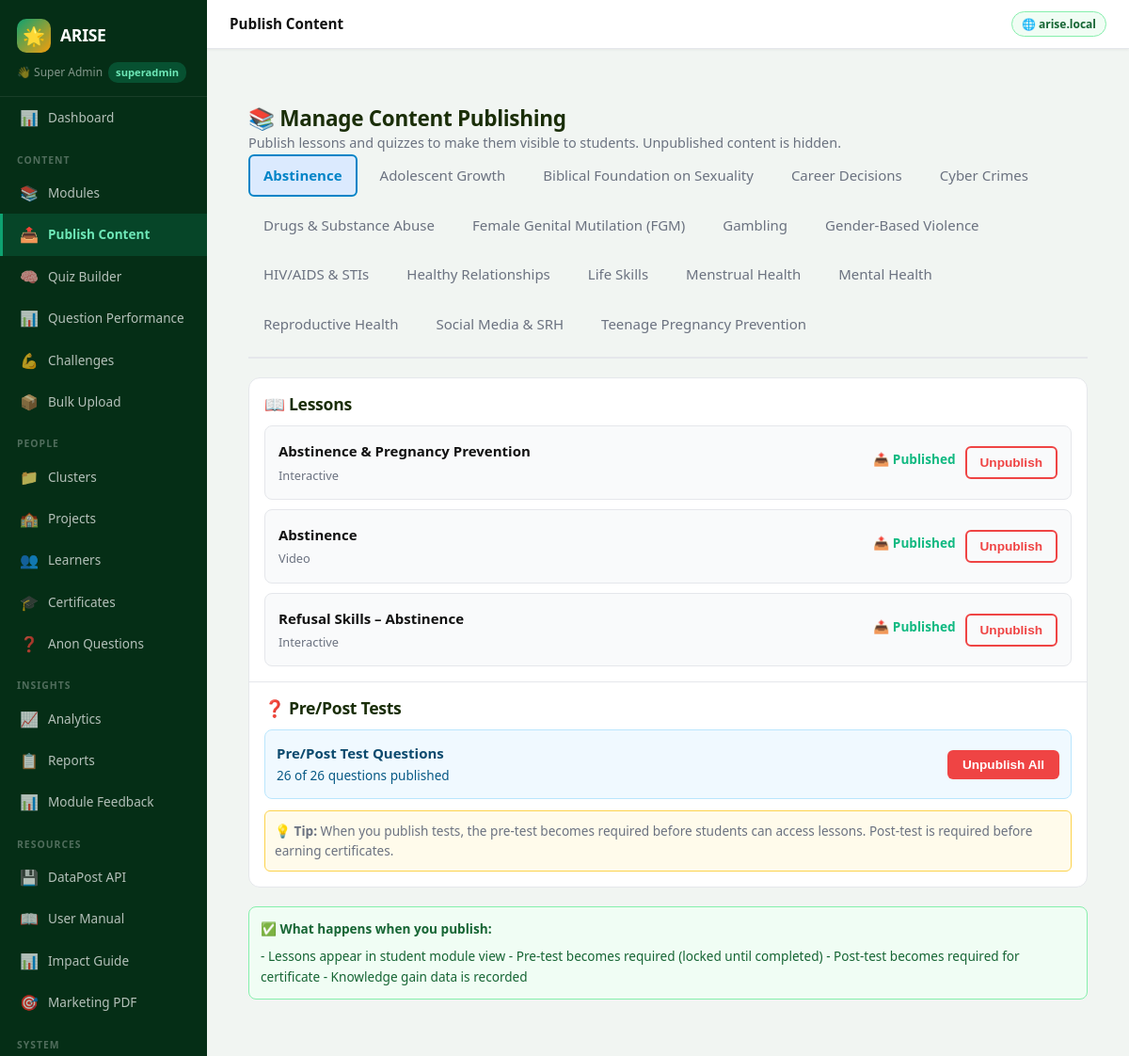
The page /admin/dashboard?p=teacher_content_publish (signed in) on the database its author committed.
### tables this page shows
CREATE TABLE modules (
    id INTEGER PRIMARY KEY AUTOINCREMENT,
    title TEXT NOT NULL,
    slug TEXT UNIQUE NOT NULL,
    description TEXT,
    icon TEXT DEFAULT '📚',
    sort_order INTEGER DEFAULT 0,
    is_active INTEGER DEFAULT 1,
    created_by INTEGER,
    created_at DATETIME DEFAULT CURRENT_TIMESTAMP
, thumbnail TEXT, content_warning TEXT, school_id TEXT, require_pretest INTEGER DEFAULT 1, require_posttest INTEGER DEFAULT 1);

CREATE TABLE lessons (
    id INTEGER PRIMARY KEY AUTOINCREMENT,
    module_id INTEGER NOT NULL,
    title TEXT NOT NULL,
    slug TEXT UNIQUE NOT NULL,
    content TEXT,
    lesson_type TEXT DEFAULT 'text',
    file_path TEXT,
    file_name TEXT,
    file_size_kb REAL,
    sort_order INTEGER DEFAULT 0,
    is_active INTEGER DEFAULT 1,
    created_at DATETIME DEFAULT CURRENT_TIMESTAMP, video_path TEXT, pdf_path TEXT, pdf_name TEXT, thumbnail TEXT, is_published INTEGER DEFAULT 0,
    FOREIGN KEY (module_id) REFERENCES modules(id)
);

### includes/config.php (called while the page is built, shortened)
<?php
function db(): SQLite3 {
    static $db = null;
    if ($db === null) {
        $db = new SQLite3(DB_PATH);
        $db->enableExceptions(true);
        $db->exec('PRAGMA journal_mode=WAL');
        $db->exec('PRAGMA foreign_keys=ON');
    }
    return $db;
}
function e(string $str): string {
    return htmlspecialchars($str, ENT_QUOTES, 'UTF-8');
}

### admin/pages/teacher_content_publish.php (the view, shortened to what this page needs)
<?php
$modules = [];
$res = db()->query("SELECT id, title, slug FROM modules WHERE is_active=1 ORDER BY title");
while ($r = $res->fetchArray(SQLITE3_ASSOC)) $modules[] = $r;
$moduleSlug = $_GET['module'] ?? ($modules[0]['slug'] ?? '');
$module = $moduleSlug ? db()->querySingle("SELECT * FROM modules WHERE slug='".SQLite3::escapeString($moduleSlug)."'", true) : null;
?>
<div class="container" style="max-width:1000px">
  <h2>📚 Manage Content Publishing</h2>
  <p style="color:#6b7280;font-size:.9rem">Publish lessons and quizzes to make them visible to students. Unpublished content is hidden.</p>
  <div style="display:flex;gap:8px;margin-bottom:20px;flex-wrap:wrap;border-bottom:2px solid #e5e7eb;padding-bottom:12px">
    <?php foreach ($modules as $m): ?>
      <a href="/arise/admin/teacher_content_publish?module=<?=e($m['slug'])?>"
         style="padding:8px 14px;border-radius:6px;text-decoration:none;font-weight:<?=($module && $module['id']==$m['id'])?'700':'500'?>;background:<?=($module && $module['id']==$m['id'])?'#dbeafe':'transparent'?>;color:<?=($module && $module['id']==$m['id'])?'#0284c7':'#6b7280'?>;cursor:pointer;border:<?=($module && $module['id']==$m['id'])?'2px solid #0284c7':'2px solid transparent'?>">
        <?=e($m['title'])?>
      </a>
    <?php endforeach; ?>
  </div>
  <div style="background:#fff;border:1px solid #e5e7eb;border-radius:12px;overflow:hidden">
    <div style="padding:16px;border-bottom:1px solid #e5e7eb">
      <h3 style="margin:0 0 12px 0;font-size:1.1rem">📖 Lessons</h3>
      <?php
      $lessons = [];
      $res = db()->query("SELECT id, title, lesson_type, is_published FROM lessons WHERE module_id = ".intval($module['id'])." ORDER BY id");
      while ($r = $res->fetchArray(SQLITE3_ASSOC)) $lessons[] = $r;
      if (empty($lessons)): ?>
        <div style="color:#9ca3af;font-size:.9rem">No lessons in this module</div>
      <?php else: ?>
        <div style="display:grid;gap:10px">
          <?php foreach ($lessons as $lesson): ?>
            <div data-lesson-id="<?=$lesson['id']?>" style="background:#f9fafb;border:1px solid #e5e7eb;border-radius:8px;padding:14px;display:flex;justify-content:space-between;align-items:center;transition:.2s;hover-effect">
              <div>
                <div style="font-weight:600;color:#111;margin-bottom:3px"><?=e($lesson['title'])?></div>
                <div style="font-size:.8rem;color:#6b7280"><?=ucfirst($lesson['lesson_type'])?></div>
              </div>
              <div style="display:flex;gap:10px;align-items:center">
                <div style="text-align:right;min-width:90px">
                  <span data-status-display style="font-size:.85rem;color:<?=$lesson['is_published']?'#10b981':'#ef4444'?>;font-weight:700;display:block;margin-bottom:6px">
                    <?=$lesson['is_published']?'📤 Published':'🔒 Unpublished'?>
                  </span>
                </div>
                <button class="lesson-toggle" data-id="<?=$lesson['id']?>" data-status="<?=$lesson['is_published']?'0':'1'?>"
                  style="padding:8px 14px;border:2px solid <?=$lesson['is_published']?'#ef4444':'#10b981'?>;background:transparent;color:<?=$lesson['is_published']?'#ef4444':'#10b981'?>;border-radius:6px;cursor:pointer;font-weight:600;font-size:.85rem;transition:.2s;">
                  <?=$lesson['is_published']?'Unpublish':'Publish'?>
                </button>
              </div>
            </div>
          <?php endforeach; ?>
        </div>
      <?php endif; ?>
    </div>
    <div style="padding:16px">
      <h3 style="margin:0 0 12px 0;font-size:1.1rem">❓ Pre/Post Tests</h3>
      <?php
      $qCount = db()->querySingle("SELECT COUNT(*) FROM quiz_questions WHERE module_id = ".intval($module['id']));
      $qPublished = db()->querySingle("SELECT COUNT(*) FROM quiz_questions WHERE module_id = ".intval($module['id'])." AND is_published=1");
      ?>
      <div style="background:#f0f9ff;border:1px solid #bae6fd;border-radius:8px;padding:12px;margin-bottom:12px">
        <div style="display:flex;justify-content:space-between;align-items:center">
          <div>
            <div style="font-weight:600;color:#0c4a6e">Pre/Post Test Questions</div>
            <div style="font-size:.85rem;color:#075985"><?=$qPublished?> of <?=$qCount?> questions published</div>
          </div>
          <button class="quiz-toggle" data-status="<?=($qPublished == $qCount)?'0':'1'?>"
            style="padding:8px 16px;background:<?=($qPublished == $qCount)?'#ef4444':'#10b981'?>;color:#fff;border:none;border-radius:6px;cursor:pointer;font-weight:600;font-size:.85rem">
            <?=($qPublished == $qCount)?'Unpublish All':'Publish All'?>
          </button>
        </div>
      </div>
      <div style="font-size:.85rem;color:#6b7280;line-height:1.6">
        <div style="background:#fffbeb;border:1px solid #fcd34d;border-radius:6px;padding:10px">
          💡 <strong>Tip:</strong> When you publish tests, the pre-test becomes required before students can access lessons. Post-test is required before earning certificates.
        </div>
      </div>
    </div>
  </div>
  <div style="margin-top:20px;padding:12px;background:#f0fdf4;border:1px solid #86efac;border-radius:8px;font-size:.85rem;color:#166534">
    ✅ <strong>What happens when you publish:</strong>
    <div style="margin-top:6px">
      - Lessons appear in student module view
      - Pre-test becomes required (locked until completed)
      - Post-test becomes required for certificate
      - Knowledge gain data is recorded
    </div>
  </div>
</div>

### public/css/style.css (style rules this page uses)
:root { --green: #3D6318; --green-dark: #2D4A12; --green-deeper:#1E3209; --green-mid: #4F7E20; --green-light: #D4EDAA; --green-pale: #F0F8E8; --orange: #FF9700; --orange-dark: #E07800; --orange-deeper:#B86200; --orange-light: #FFE4A3; --orange-pale: #FFF7E6; --blue: #1D4ED8; --blue-light: #DBEAFE; --blue-pale: #EFF6FF; --purple: #7C3AED; --purple-light:#EDE9FE; --purple-pale: #F5F3FF; --ok: #3D6318; --ok-l: #D4EDAA; --err: #DC2626; --err-l: #FEE2E2; --warn: #FF9700; --warn-l: #FFE4A3; --info: #1D4ED8; --info-l: #DBEAFE; --dark: #1A2E08; --dark-2: #2D4A12; --mid: #4A6428; --muted: #8A9E70; --border: #DDE8CC; --bg: #F7FAF2; --white: #FFFFFF; --light: #EEF5E4; --shadow: 0 1px 3px rgba(0,0,0,.07), 0 1px 2px rgba(0,0,0,.05); --shadow-md: 0 4px 16px rgba(61,99,24,.14), 0 2px 8px rgba(0,0,0,.06); --shadow-lg: 0 10px 40px rgba(61,99,24,.18), 0 4px 12px rgba(0,0,0,.08); --shadow-g: 0 6px 20px rgba(61,99,24,.4); --shadow-o: 0 6px 20px rgba(255,151,0,.4); --r: 10px; --r-sm: 7px; --r-lg: 18px; --r-full: 9999px; --t: all .18s cubic-bezier(.4,0,.2,1); }
*,*::before,*::after { margin:0;padding:0;box-sizing:border-box; }
html { scroll-behavior:smooth; }
body { font-family:'Segoe UI',system-ui,-apple-system,sans-serif;background:linear-gradient(135deg,#0D5E3D 0%,#1E8055 35%,#FF9700 100%);background-attachment:fixed;color:var(--dark);font-size:15px;line-height:1.65;-webkit-font-smoothing:antialiased;min-height:100vh;overflow-y:scroll; }
h1,h2,h3,h4,h5 { font-family:'Segoe UI',system-ui,-apple-system,sans-serif;font-weight:700;letter-spacing:-.3px;line-height:1.25; }
a { color:var(--green);text-decoration:none;transition:var(--t); }
.container { max-width:1200px;margin:0 auto;padding:36px 20px; }

### admin/index.php (style rules this page uses)
* { box-sizing:border-box;margin:0;padding:0; }
body { background:#f1f5f2;font-family:'Segoe UI',sans-serif;display:flex;min-height:100vh; }

### rows shown on the page
modules: title "Abstinence"
modules: title "Adolescent Growth"
modules: title "Biblical Foundation on Sexuality"
modules: title "Career Decisions"
modules: title "Cyber Crimes"
modules: title "Drugs & Substance Abuse"
modules: title "Female Genital Mutilation (FGM)"
modules: title "Gambling"
modules: title "Gender-Based Violence"
modules: title "HIV/AIDS & STIs"
modules: title "Healthy Relationships"
modules: title "Life Skills"
modules: title "Menstrual Health"
modules: title "Mental Health"
modules: title "Reproductive Health"
modules: title "Social Media & SRH"
modules: title "Teenage Pregnancy Prevention"
lessons: title "Abstinence & Pregnancy Prevention", lesson_type "Interactive", is_published "📤 Published"
lessons: title "Abstinence", lesson_type "Video", is_published "📤 Published"
lessons: title "Refusal Skills – Abstinence", lesson_type "Interactive", is_published "📤 Published"

### other values the page prints
$adminName "Super Admin"
$adminRole ?: 'admin' "superadmin"
$n['icon'] "📊"
$n['label'] "Dashboard"
$groupLabel "CONTENT"
$n['icon'] "📚"
$n['label'] "Modules"
$n['icon'] "📤"
$n['label'] "Publish Content"
$n['icon'] "🧠"
$n['label'] "Quiz Builder"
$n['label'] "Question Performance"
$n['icon'] "💪"
$n['label'] "Challenges"
$n['icon'] "📦"
